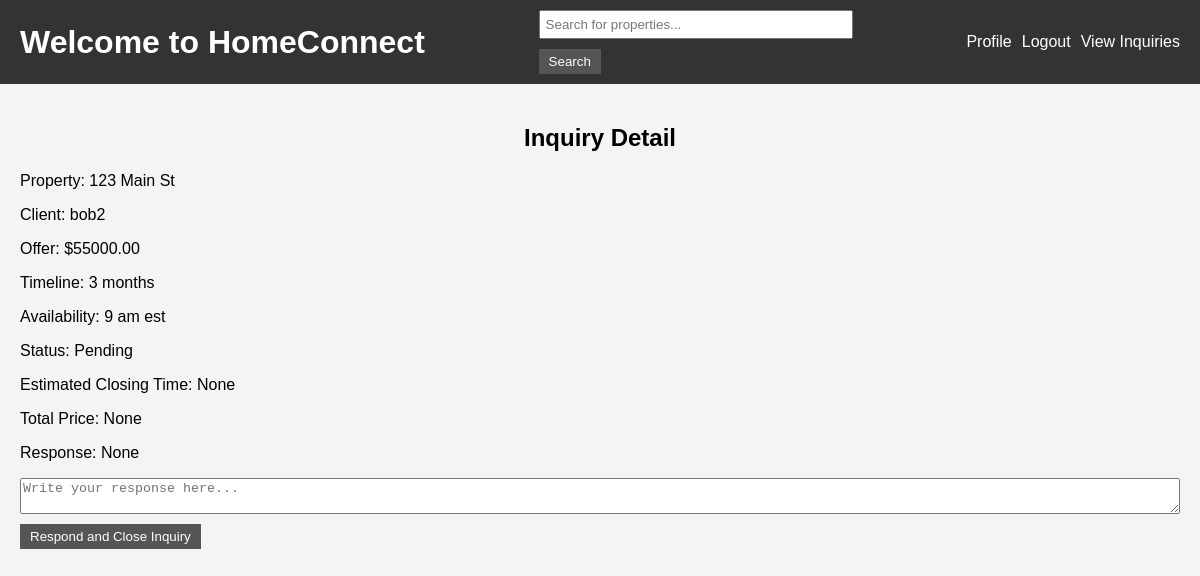
The app's page /inquiries/3/ (signed in), older data.
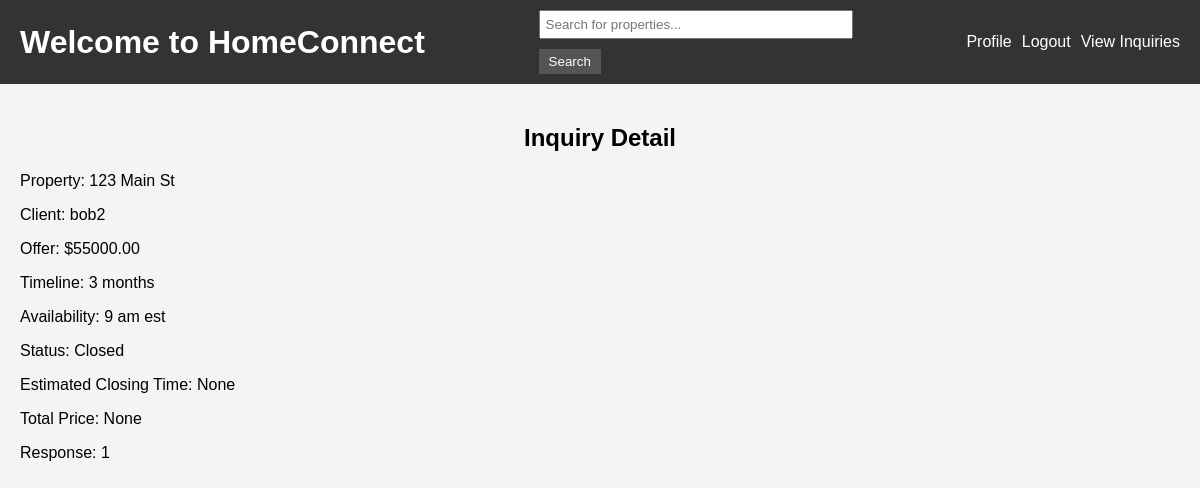
The same page, newer data.
### core/models.py (models this page shows, shortened)
class Inquiry(models.Model):
    client = models.ForeignKey(CustomUser, on_delete=models.CASCADE)
    property = models.ForeignKey(Property, on_delete=models.CASCADE)
    offer = models.DecimalField(max_digits=10, decimal_places=2, default=0.0)
    timeline = models.CharField(max_length=100, default='As soon as possible')
    availability = models.CharField(max_length=100, default='Anytime')
    status = models.CharField(max_length=50, default='Pending')
    estimated_closing_time = models.DateTimeField(null=True, blank=True)
    total_price = models.DecimalField(max_digits=10, decimal_places=2, null=True, blank=True)
    response = models.TextField(null=True, blank=True)

class Property(models.Model):
    property_purchaser = models.ForeignKey(PropertyPurchaser, on_delete=models.CASCADE)
    address = models.CharField(max_length=255)
    description = models.TextField()
    price = models.DecimalField(max_digits=10, decimal_places=2)
    category = models.CharField(max_length=50)
    land_size = models.CharField(max_length=50)
    image = models.ImageField(upload_to='property_images/', null=True, blank=True)
    salesperson = models.ForeignKey(Salesperson, on_delete=models.CASCADE, related_name='properties', null=True, blank=True)

class CustomUser(AbstractUser):
    USER_TYPE_CHOICES = (
        ('client', 'Client'),
        ('property_purchaser', 'Property Purchaser'),
        ('salesperson', 'Salesperson'),
    )
    user_role = models.CharField(max_length=20, choices=USER_TYPE_CHOICES, default='client')
    address = models.CharField(max_length=255, null=True, blank=True)

### core/views.py (the view, shortened to what this page needs)
# urls.py: path('inquiries/<int:inquiry_id>/', views.inquiry_detail, name='inquiry_detail'),
@login_required
def inquiry_detail(request, inquiry_id):
    inquiry = get_object_or_404(Inquiry, id=inquiry_id)
    if request.user.user_role != 'salesperson' and request.user != inquiry.client:
        return HttpResponseForbidden("You are not allowed to view this inquiry.")
    return render(request, 'inquiry_detail.html', {'inquiry': inquiry})

### core/templates/inquiry_detail.html (shortened to what this page needs)
{% extends "base.html" %}
{% block content %}
<h2>Inquiry Detail</h2>
<p>Property: {{ inquiry.property.address }}</p>
<p>Client: {{ inquiry.client.username }}</p>
<p>Offer: ${{ inquiry.offer }}</p>
<p>Timeline: {{ inquiry.timeline }}</p>
<p>Availability: {{ inquiry.availability }}</p>
<p>Status: {{ inquiry.status }}</p>
<p>Estimated Closing Time: {{ inquiry.estimated_closing_time }}</p>
<p>Total Price: {{ inquiry.total_price }}</p>
<p>Response: {{ inquiry.response }}</p>
{% if user.user_role == 'salesperson' and inquiry.status != 'Closed' %}
    <form method="post">
        <textarea name="response" placeholder="Write your response here..."></textarea>
        <button type="submit">Respond and Close Inquiry</button>
    </form>
{% endif %}
{% endblock %}

Row changes from the older to the newer data that the page shows:
changed Inquiry "9 am est": status "Pending" → "Closed"; response "None" → "1"
Text that changed along with them:
text no longer shown: "Respond and Close Inquiry"
